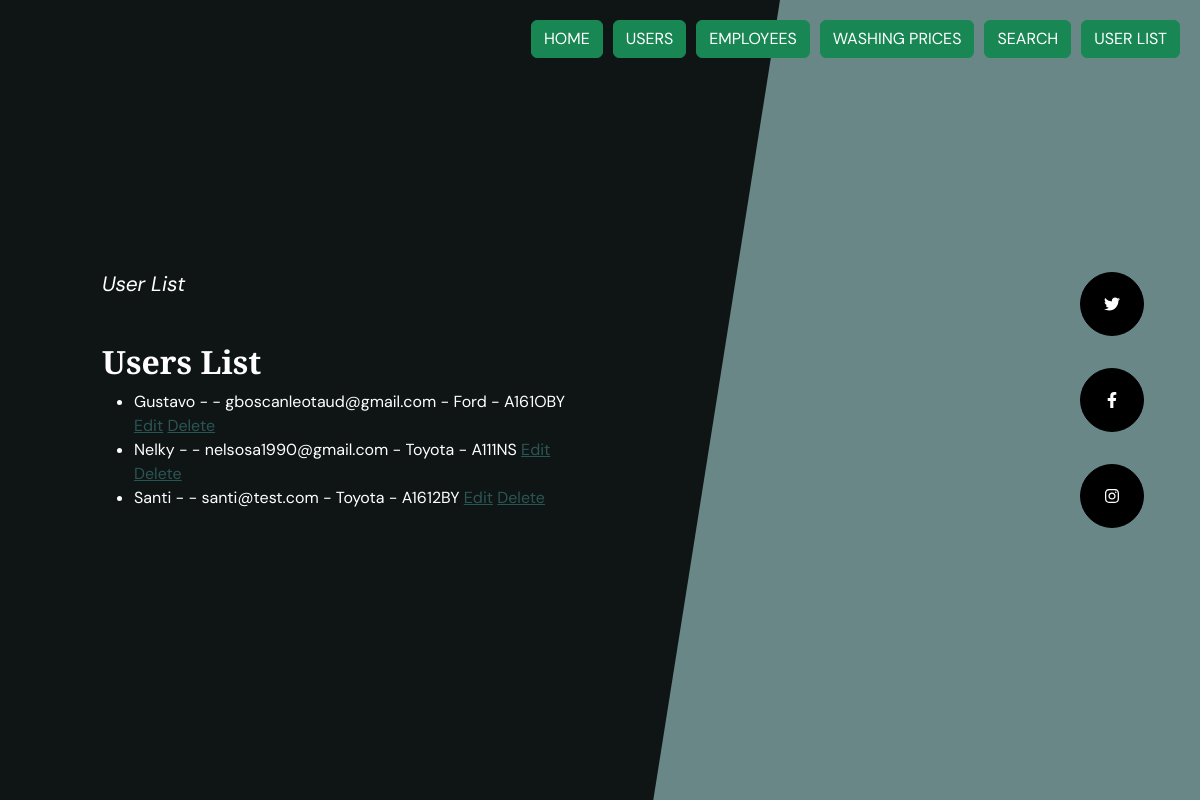
Screenshot of /CarWash_App/users/list/ with the database file from the repository.
### CarWash_App/models.py (models this page shows)
class User(models.Model):
    name = models.CharField(max_length=60)
    lastname = models.CharField(max_length=60)
    email = models.EmailField()
    car_brand = models.CharField(max_length=60)
    car_plate = models.CharField(max_length=60)

### CarWash_App/views.py (the view)
# urls.py: path('users/list/', UserListView.as_view(), name='UserList'),
class UserListView(ListView):
    model = User
    template_name = 'CarWash_App/user_list.html'
    context_object_name = 'users'

### CarWash_App/templates/CarWash_App/user_list.html
{% extends "CarWash_App/master.html" %}
{% load static %}
{% block title  %}
User List
{% endblock  %}
{% block content %}
  <h2>Users List</h2>
  <ul>
    {% for user in users %}
      <li>
        {{ user.name }} - {{ user.lastename }} - {{ user.email }} - {{ user.car_brand }} - {{ user.car_plate }}
        <a href="{% url 'UserUpdate' pk=user.pk %}">Edit</a>
        <a href="{% url 'UserDelete' pk=user.pk %}">Delete</a>
      </li>
    {% endfor %}
  </ul>
{% endblock %}

### rows the page displays
User: name "Gustavo", email "gboscanleotaud@gmail.com", car_brand "Ford", car_plate "A161OBY"
User: name "Nelky", email "nelsosa1990@gmail.com", car_brand "Toyota", car_plate "A111NS"
User: name "Santi", email "santi@test.com", car_brand "Toyota", car_plate "A1612BY"
